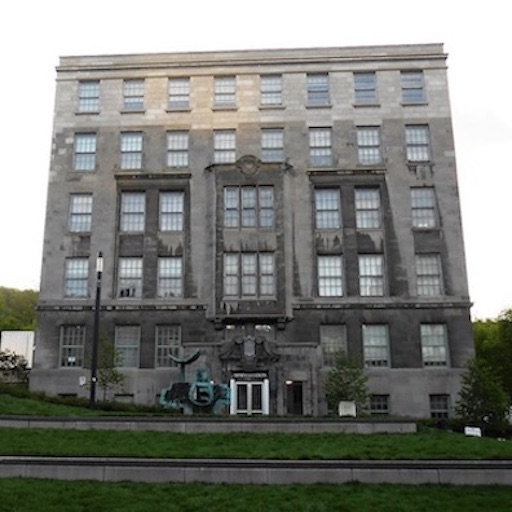
%> input picture COMP 558 Computer Vision/A2/Codes/james.jpg, 512 x 512 px
$ octave Question2.m   (GNU Octave 9; MATLAB toolbox functions it lacks are replaced by stand-ins)
%> lines starting %> are read from the running program, lines starting %| are printed output that depends on the picture
%read the image, take the blue channel
original_image = imread('james.jpg');
%> original_image is the input picture: size 512x512x3 uint8; mean R, G, B 126.4, 128.4, 123.2
original_image = original_image(:,:,3);
%> original_image: size 512x512 uint8
original_image = imresize(original_image,[512 512]);
original_image = imresize(original_image,[256 256]);
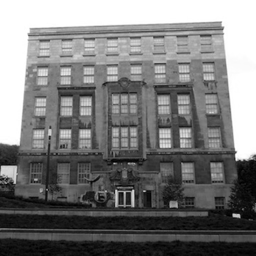
%> original_image: size 256x256 uint8; min 0, max 255, mean 123.2

%part1
%pre-define the coordinates of pyramid images
coordinate = zeros(4,6);
coordinate = [0.0 0.4 0.6 0.7 0.75 0.78;
              0.2 0.2 0.2 0.2 0.2 0.2;
              0.4 0.2 0.1 0.05 0.025 0.0125;
              0.4 0.2 0.1 0.05 0.025 0.0125;]

%create the Gaussian Pyramid
gausspyramid = cell(6,1);
p = cell(6,1);
for i=1:6
    %initiate pyramid in each level
    if i == 1
        gausspyramid{i} = original_image;
    else
        gausspyramid{i} = gausspyramid{i-1};
    end
    %for each level, smooth it with a Gaussian
    sigma = 2^(i-1);
    filter = fspecial('gaussian',[5 5],sigma);
    gausspyramid{i} = conv2(gausspyramid{i},filter,'same');
    if i ~= 1
        %if not level 0, resize it into half size
        gausspyramid{i} = imresize(gausspyramid{i}, 0.5);
    end
    %create a subplot
%     subplot('Position',coordinate(:,i));
%     imshow(uint8(gausspyramid{i}));
    imwrite(uint8(gausspyramid{i}),strcat('Q2_gaussianpyramid_',num2str(i),'.jpg'));
end
%> this loop made 6 passes
%> pass 1, `imwrite(uint8(gausspyramid{i}),strcat('Q2_gaussianpyramid_',num2str(i)..`:
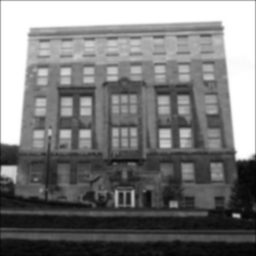
%> saved as Q2_gaussianpyramid_1.jpg: size 256x256 uint8; min 2, max 255, mean 122.3
%> pass 2, `imwrite(uint8(gausspyramid{i}),strcat('Q2_gaussianpyramid_',num2str(i)..`:
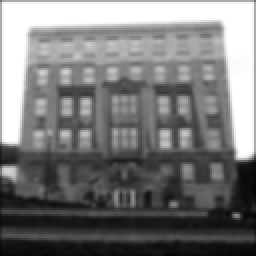
%> saved as Q2_gaussianpyramid_2.jpg: size 128x128 uint8 (shown 2 times larger); min 4, max 255, mean 121.4
%> after the loop, gausspyramid = 6 items

%part2
laplacianpyramid = cell(5,1);
for i=1:5
    %upsample pyramid at higher level, and compute differences with the
    %lower one, add a gray intensity of 128 to show both positive and
    %negtive differences
    gausspyramid_low = gausspyramid{i};
    gausspyramid_high = imresize(gausspyramid{i+1},2);
    laplacianpyramid{i} = gausspyramid_high - gausspyramid_low + 128;
%     subplot('Position',coordinate(:,i));
%     imshow(uint8(laplacianpyramid{i}));
    imwrite(uint8(laplacianpyramid{i}),strcat('Q2_laplacianpyramid_',num2str(i),'.jpg'));
end
%> this loop made 5 passes
%> pass 1, `imwrite(uint8(laplacianpyramid{i}),strcat('Q2_laplacianpyramid_',num2s..`:
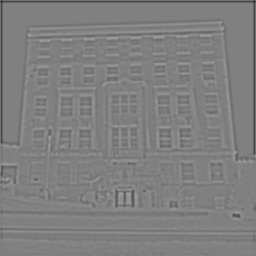
%> saved as Q2_laplacianpyramid_1.jpg: size 256x256 uint8; min 34, max 160, mean 127.1
%> after the loop, laplacianpyramid = 5 items

% [15 lines of commented-out code are left out]
keypoint = [];
for L = 2:4
    dog_current = laplacianpyramid{L};
    dog_previous = imresize(laplacianpyramid{L-1},size(dog_current));
    dog_next = imresize(laplacianpyramid{L+1},[size(dog_current,1) size(dog_current,2)]);
    for i = 2:size(dog_current,1)-1
        for j = 2:size(dog_current,2)-1
            if dog_current(i,j) > dog_current(i,j-1) && dog_current(i,j) > dog_current(i,j+1)
                if dog_current(i,j) > max(dog_current(i-1,j-1:j+1)) && dog_current(i,j) > max(dog_current(i+1,j-1:j+1))
                    if dog_current(i,j) > max(max(dog_previous(i-1:i+1,j-1:j+1))) && dog_current(i,j) > max(max(dog_next(i-1:i+1,j-1:j+1)))
                        temp = [L i j];
                        keypoint = [keypoint;temp];
                    else
                        continue;
                    end
                else
                    continue
                end
            elseif dog_current(i,j) < dog_current(i,j-1) && dog_current(i,j) < dog_current(i,j+1)
                if dog_current(i,j) < min(dog_current(i-1,j-1:j+1)) && dog_current(i,j) < min(dog_current(i+1,j-1:j+1))
                    if dog_current(i,j) < min(min(dog_previous(i-1:i+1,j-1:j+1))) && dog_current(i,j) < min(min(dog_next(i-1:i+1,j-1:j+1)))
                        temp = [L i j];
                        keypoint = [keypoint;temp];
                    else
                        continue;
                    end
                else
                    continue
                end
            else
                continue;
            end
        end
    end
end
%> this loop made 3 passes
%> pass 1, `dog_current = laplacianpyramid{L};`:
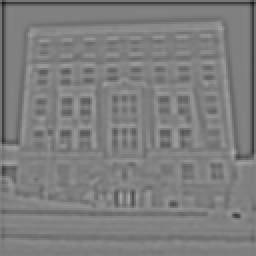
%> dog_current: size 128x128 double (shown 2 times larger); min 19.85, max 169.6, mean 126
%> pass 1, `dog_next = imresize(laplacianpyramid{L+1},[size(dog_current,1) size(do..`:
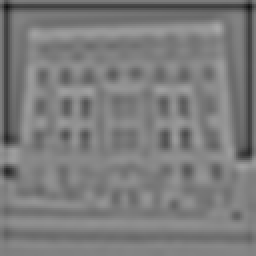
%> dog_next: size 128x128 double (shown 2 times larger); min 18.9, max 168.3, mean 124.1
%> after the loop, keypoint = 653 rows, first 12: [2 2 2; 2 2 8; 2 2 107; 2 2 121; 2 2 127; 2 6 6; 2 6 12; 2 6 28; 2 6 107; 2 6 118; 2 6 123; 2 8 2]; temp = [4 30 31]
color = {'r','g','b'};
a = figure;
imshow(original_image);
hold on;
for n = 1:size(keypoint,1)
    radius = 2^(keypoint(n,1)-1)
    viscircles([keypoint(n,2),keypoint(n,3)].*radius,radius,'LineWidth',0.5,'Color',color{keypoint(n,1)-1});
end
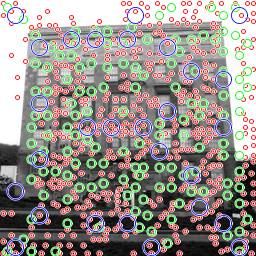
%> figure redrawn from the program's plot data
saveas(a,'a.jpg');
